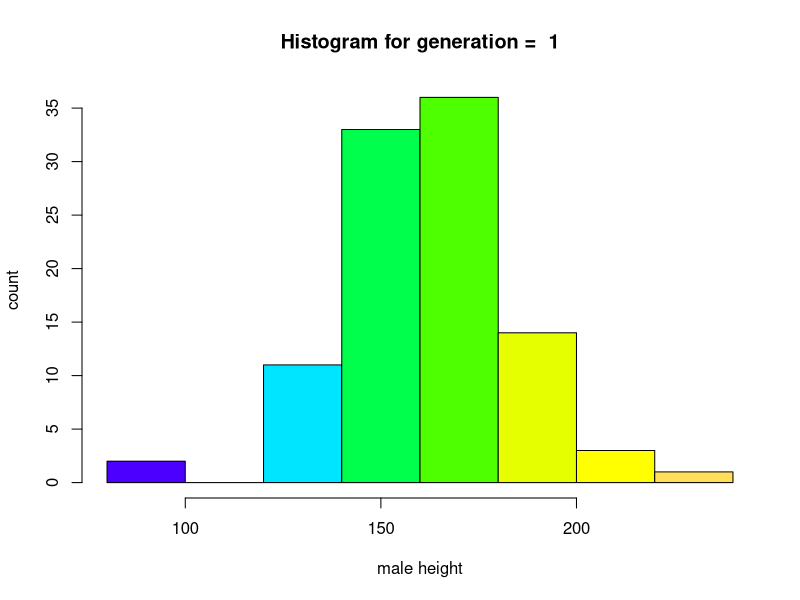
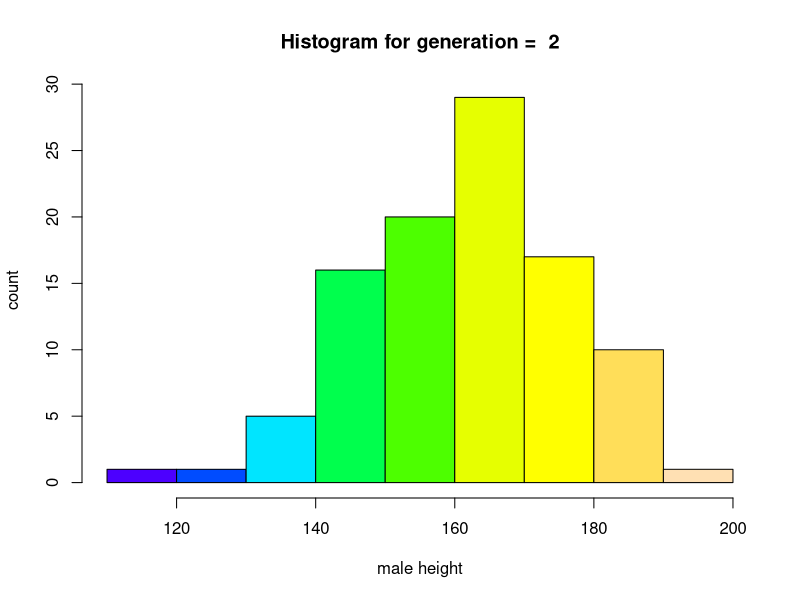
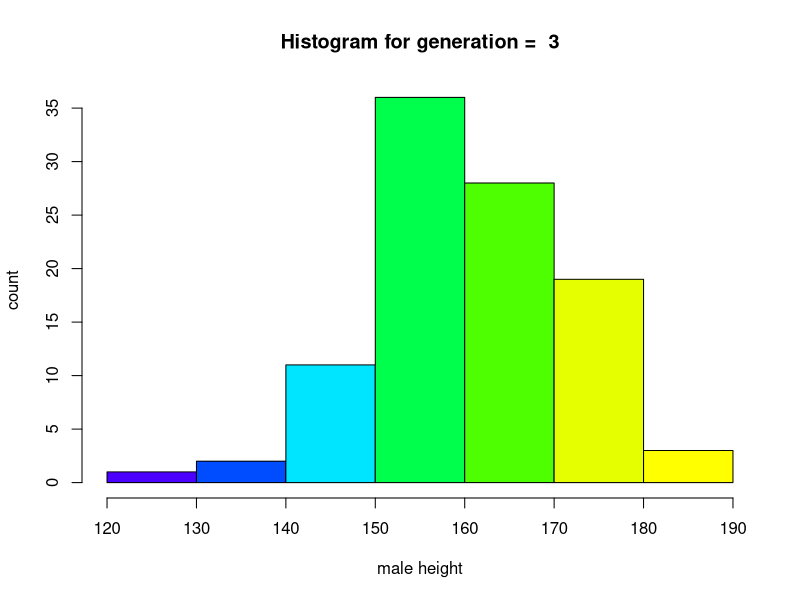
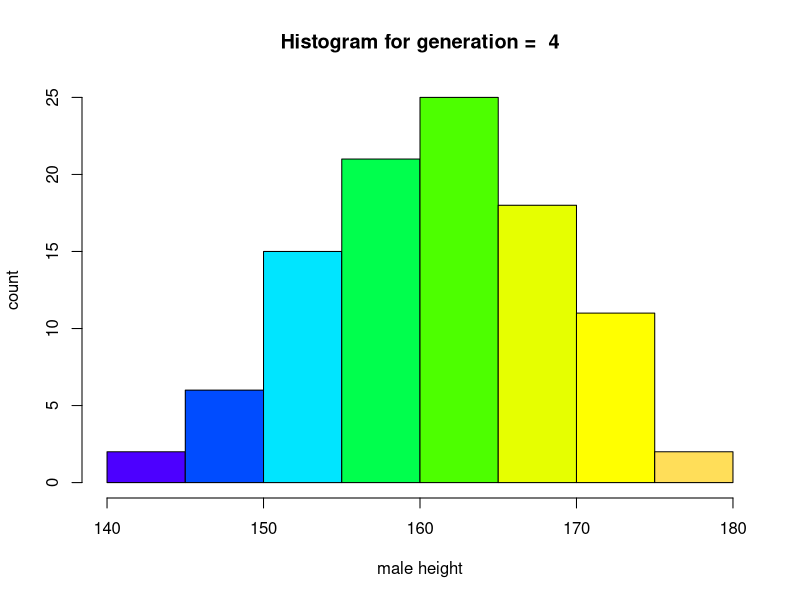
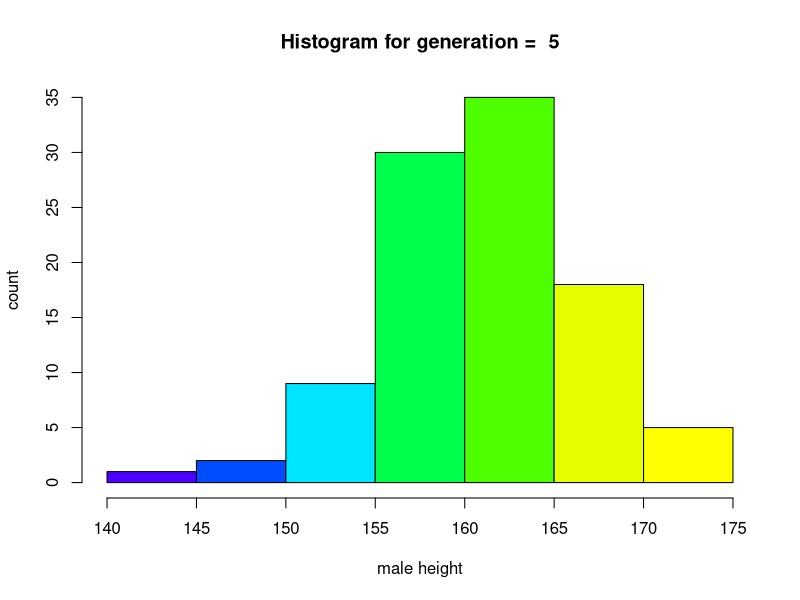
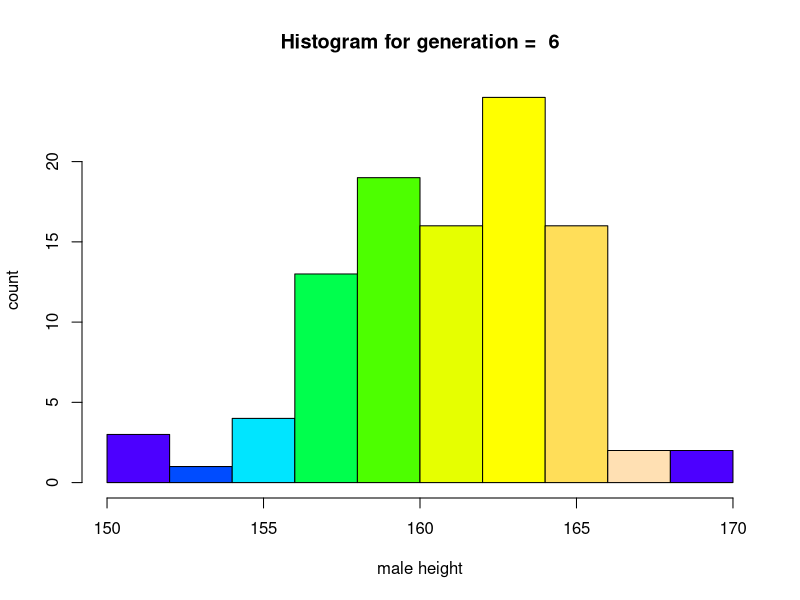
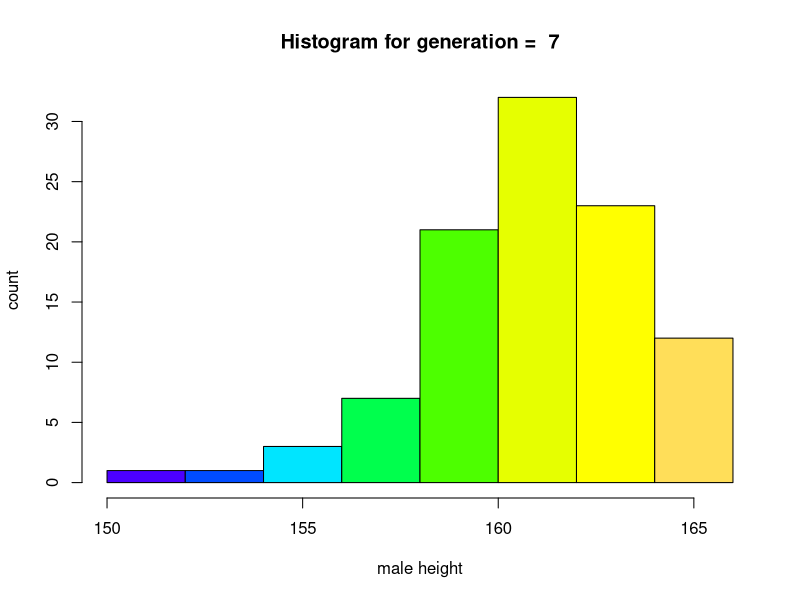
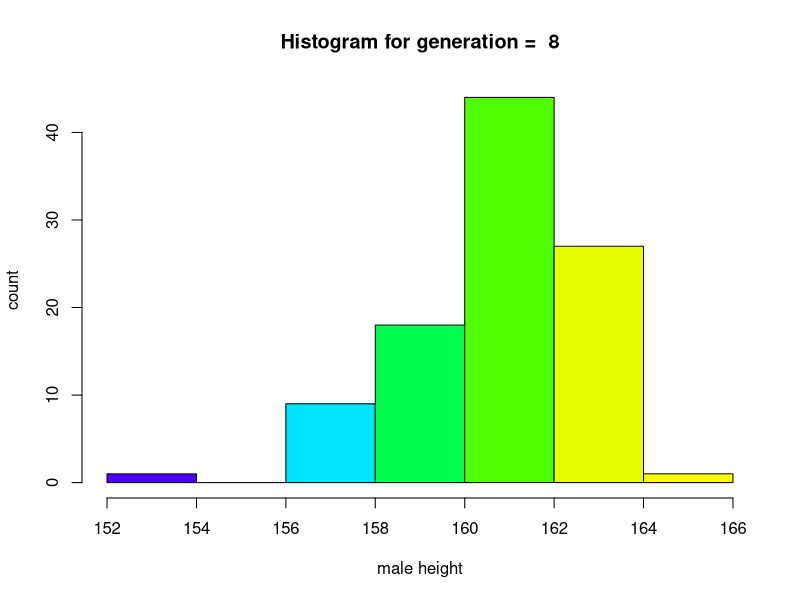

Recreate these plots in R, in order.
## ---- chunk 1
pop <- data.frame(m = rnorm(100, 160, 20), f = rnorm(100, 160, 20))
## ---- chunk 2
next_gen <- function(pop) {
pop$m <- sample(pop$m)
pop$m <- rowMeans(pop)
pop$f <- pop$m
pop
}
## ---- chunk 3

# The next gen function

next_gen <- function(pop) 
{
  pop$m <-sample(pop$m)
  pop$m <-rowMeans(pop)
  pop$f <- pop$m
  pop
}

# Initializing the 1st generation
pop <- data.frame(m =rnorm(100, 160, 20), f =rnorm(100, 160, 20))
generation <- c(rep(1, nrow(pop)))
generation.pop <- cbind(generation,pop)

# Looping over to find the nex generation using the next_gen function
for (i in seq(2,10))
{
  pop <- next_gen(pop)
  generation <- c(rep(i, nrow(pop)))
  generation.dummy <- cbind(generation,pop)
  generation.pop <- rbind(generation.pop, generation.dummy)
}

# plotting histogram for each generation separately
# Alternately the plots can also be saved using format_type("plot.format_extension")
par(mfrow=c(1,1))
for (i in seq(1:9))
  {
    data <- subset(generation.pop, generation.pop$generation == i)
    data <- data[['m']]
    main = paste("Histogram for generation = ", i)
    hist(data, 
         xlab = "male height",
         ylab = "count",
         main = main,
         col = topo.colors(9, alpha = 1))
    cat ("\n\n")
  }

# plotting histogram using ggplot
#library (ggplot2)
#p <- ggplot(subset(generation.pop, generation < 10), aes(x=m), main = "Histogram of male height for all 10 generations") + 
  #geom_histogram(binwidth = 15) + facet_wrap(~generation, nrow = 3, ncol =3)
#p

## ---- chunk 4

# plotting simulated results as mentioned in the question

library (ggplot2)
data <- subset(generation.pop, generation < 10)
generation.plot <- ggplot(data, aes(x=m, y=f)) + 
  geom_point(alpha=0.3) +
  facet_wrap(~generation, nrow = 3, ncol = 3) + 
  labs(x = "m", y = "f") 
  
generation.plot
  
## ---- chunk 5

# for 100 sample cases tested for 1 trial run for 95% confidence interval 

set.seed(1000)
i = 1
sample <- runif (100, -1, 1)
l.sample <- length(sample)
mean.sample <- mean(sample)
sd.sample <- sd(sample)

error <- qt(0.975, df=l.sample-1)*sd.sample/sqrt(l.sample)
left <- mean.sample - error
right <- mean.sample + error

data.test <- data.frame()[numeric(0),]
data.test[i,"Sample mean"] = mean.sample
data.test[i,"lower bound"] = left
data.test[i,"upper bound"] = right
data.test[i,"contains mean"] = 0
if (left < 0 && right > 0) {data.test[i,"contains mean"]=1}
data.test <- signif(data.test, digits = 4)

print.data <- function()
{
  print(data.test, row.names = FALSE) 
  cat("\n")
}

print.data()

# for 1000 sample cases and 10 no. of trials 

set.seed(1000)
no.of.trials <- 10
data <- data.frame()[numeric(0), ]
counter <- 0

for (i in 1:no.of.trials)
{
  # for a 95% confidence interval
  sample <- runif (1000, -1, 1)
  l.sample <- length(sample)
  mean.sample <- mean(sample)
  sd.sample <- sd(sample)
  
  error <- qt(0.975, df=l.sample-1)*sd.sample/sqrt(l.sample)
  left <- mean.sample - error
  right <- mean.sample + error
  data[i,"Sample mean"] = mean.sample
  data[i,"lower bound"] = left
  data[i,"upper bound"] = right
  if (left < 0 && right > 0) 
  {
    data[i,"contains mean"]=1
    counter = counter + 1
  }
  else{data[i,"contains mean"]=0}
}

# finding success percentage and rounding data to significant digits 
percent <- (counter/no.of.trials)*100
data <- signif(data, digits = 4)

# print.data function to print the required format
print.data <- function()
{
  cat("Number of trials: ", no.of.trials, "\n\n")
  print(data, row.names = FALSE)
  cat("\n")
  cat(percent, "percent of CI's contained the mean", "\n")
}

print.data()

## ---- chunk 6
makePatient <- function() {
  vowel <- grep("[aeiou]", letters)
  cons <- grep("[^aeiou]", letters)
  name <- paste(sample(LETTERS[cons], 1), sample(letters[vowel], 1), sample(letters[cons], 1), sep='')
  gender <- factor(sample(0:1, 1), levels=0:1, labels=c('female','male'))
  dob <- as.Date(sample(7500, 1), origin="1970-01-01")
  n <- sample(6, 1)
  doa <- as.Date(sample(1500, n), origin="2010-01-01")
  pulse <- round(rnorm(n, 80, 10))
  temp <- round(rnorm(n, 98.4, 0.3), 2)
  fluid <- round(runif(n), 2)
  list(name, gender, dob, doa, pulse, temp, fluid)
}
## ---- chunk 7

# setting up class kind and printing data for 1 record
medicalRecord <- function(x)
{
  class(x) <- "medicalRecord"
  names(x) <- c("name", "gender","date_of_birth", "date_of_admission", 
                "pulse", "temperature", "fluid_intake")
  return(x)
}
set.seed(8)
medRecord <- makePatient()
medRecord <- medicalRecord(medRecord)

print(medRecord)

## ---- chunk 8

# defining mean method for class from generic mean
mean.medicalRecord <- function(x, class = "medicalRecord")
{ 
  pulse.mean = mean(x$pulse)
  temperature.mean = mean(x$temperature)
  fluids.mean = mean(x$fluid_intake)
  data.frame(cbind(pulse.mean, temperature.mean, fluids.mean))
}

# printing class type record as per requirements
print.medicalRecord <- function(x, class = "medicalRecord")
{
  name <- x$name
  gender <- x$gender
  date_of_birth = as.Date(x$date_of_birth, "%m/%d/%y")
  bdata = data.frame(date_of_birth)
  bdata = data.frame(cbind(name, gender, bdata))
  print(bdata, row.names = FALSE)
  cat("\n", "Medical record in chronological order", "\n\n")
  date_of_admission = as.Date(x$date_of_admission, "%m/%d/%y")
  data = data.frame(date_of_admission)
  pulse = c(x$pulse)
  temperature = c(x$temperature)
  fluid_intake = c(x$fluid_intake)
  data = data.frame(cbind(data, pulse, temperature, fluid_intake))
  data = data[order(as.Date(data$date, format="%d/%m/%Y")),]
  print(data, row.names = FALSE)
}

plot.medicalRecord <- function(x, class = "medicalrecord")
{
  par(mfrow=c(2,2))
  plot(x$date_of_admission, x$pulse, 
       pch = 16, col = "aquamarine4", 
       main="Pulse", xlab="date", ylab="Pulse")
  plot(x$date_of_admission, x$temperature, 
       pch = 16, col = "chocolate", 
       main="Temperature", xlab="date", ylab="Temperature")
  plot(x$date_of_admission, x$fluid_intake, 
       pch = 16, col = "darkgoldenrod", 
       main="Fluid_Intake", xlab="date", ylab="Fluid Intake")
}

# printing record's mean
mean.record <- mean.medicalRecord(medRecord)
print(mean.record, row.names = FALSE)

# printing medical record 
print.medicalRecord(medRecord)

# plotting medical record data 
plot.medicalRecord(medRecord)
## ---- chunk 9

# setting up seed, class cohort and initializing 10 patients
cohort <- function(x)
{
  class(x) <- "cohort"
  names(x) <- c("name", "gender","date_of_birth", "date_of_admission",
                "pulse", "temperature", "fluid_intake")
  return(x)
}

set.seed(8)
n = 10
med.cohort = vector(mode = "list")
class(med.cohort) <- "cohort"
for (i in seq(1:n))
  {
    med.cohort[[i]] = makePatient()
    med.cohort[[i]] = cohort(med.cohort[[i]])
  }

# defining mean method for class from generic mean for class cohort 
mean.cohort <- function(x, class = "cohort")
{ 
  # finding length of cohort list 
  x.length = length(x)
  # initializing list 
  pulse.mean = vector(mode = "list")
  temperature.mean = vector(mode = "list")
  fluids.mean = vector(mode = "list")
  # empty data frame
  colClasses = c("numeric","numeric", "numeric")
  col.names = c("pulse.mean","temp.mean","fluid.mean")
  mean.data <- read.table(text = "",
                 colClasses = colClasses,
                 col.names = col.names)
  # finding mean
  for (i in seq(1:x.length))
    {
      mean.data[i,"pulse.mean"] = mean(x[[i]]$pulse)
      mean.data[i,"temp.mean"] = mean(x[[i]]$temperature)
      mean.data[i,"fluid.mean"]  = mean(x[[i]]$fluid_intake)
    }
  # Appending patient no. in mean.data
  patient.no = c(seq(1:x.length))
  mean.data = cbind(patient.no, mean.data)
  
  # returning data frame
  return(mean.data)
  
}

# printing 
# printing class type record as per requirements
print.cohort <- function(x, class = "cohort")
{
  # finding length of cohort list 
  x.length = length(x)
  for (i in seq(1:x.length))
    {
      name <- x[[i]]$name
      gender <- x[[i]]$gender
      date_of_birth = as.Date(x[[i]]$date_of_birth, "%m/%d/%y")
      bdata = data.frame(date_of_birth)
      bdata = data.frame(cbind(name, gender, bdata))
      cat("\n\n", "For patient number: ", i, "\n")
      print(bdata, row.names = FALSE)
      cat("\n", "Medical record in chronological order", "\n\n")
      date_of_admission = as.Date(x[[i]]$date_of_admission, "%m/%d/%y")
      data = data.frame(date_of_admission)
      pulse = c(x[[i]]$pulse)
      temperature = c(x[[i]]$temperature)
      fluid_intake = c(x[[i]]$fluid_intake)
      data = data.frame(cbind(data, pulse, temperature, fluid_intake))
      data = data[order(as.Date(data$date, format="%d/%m/%Y")),]
      print(data, row.names = FALSE)
    }
}

# printing mean for pulse, temperature and fluid intake for all 10 patients
mean.data = mean.cohort(med.cohort)
print(mean.data, row.names = FALSE)

# printing the entries of the data in a proper format
print.cohort(med.cohort)
